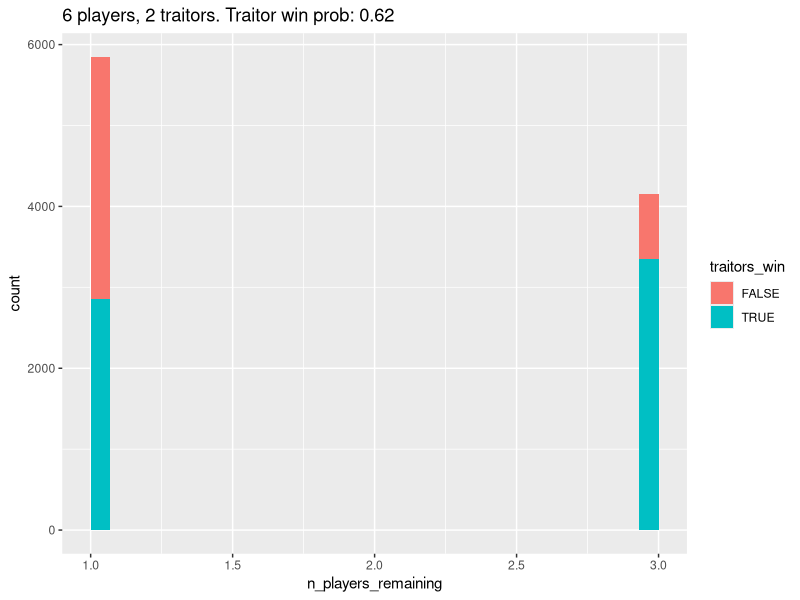
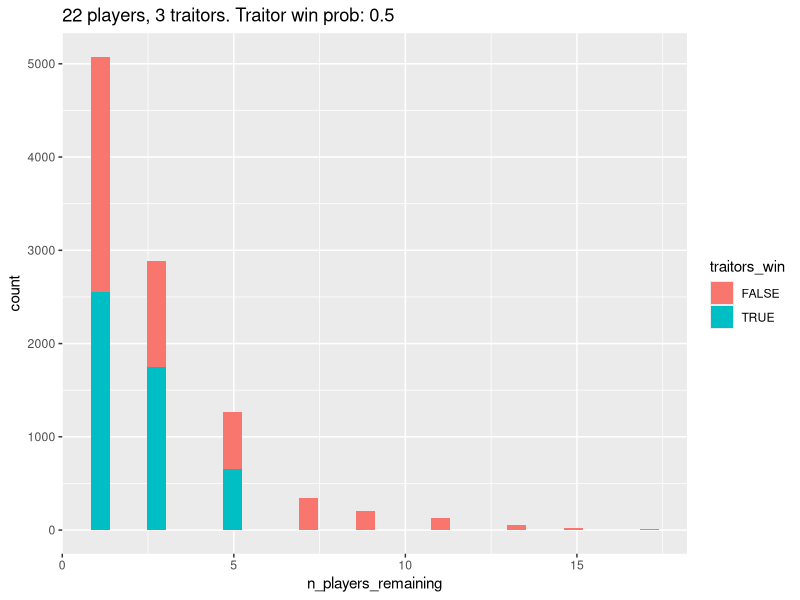
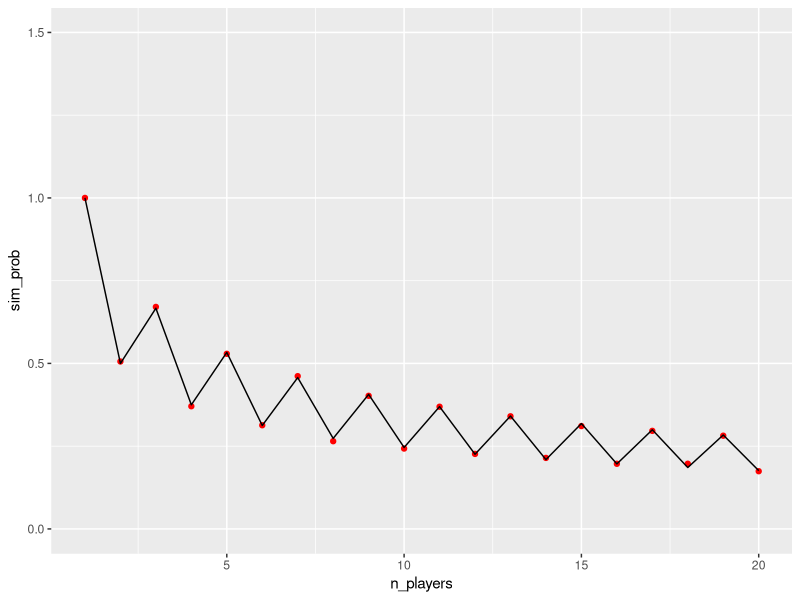
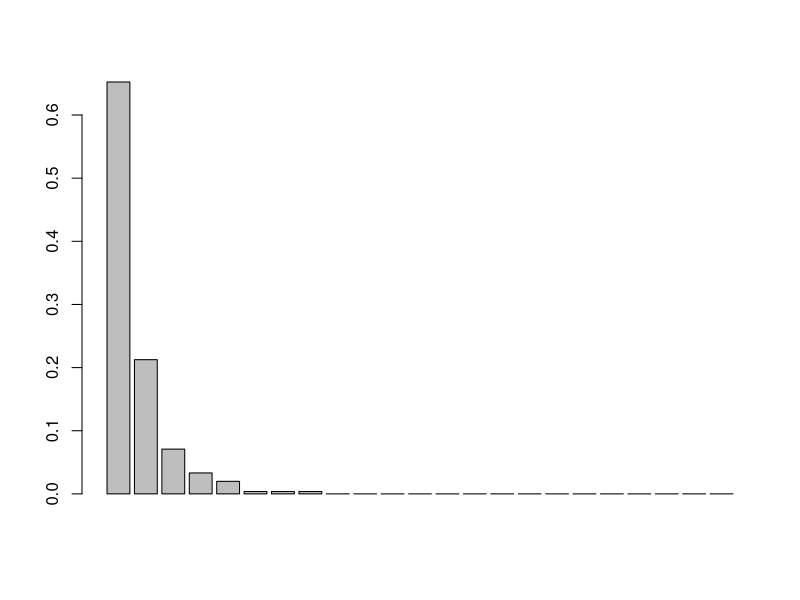
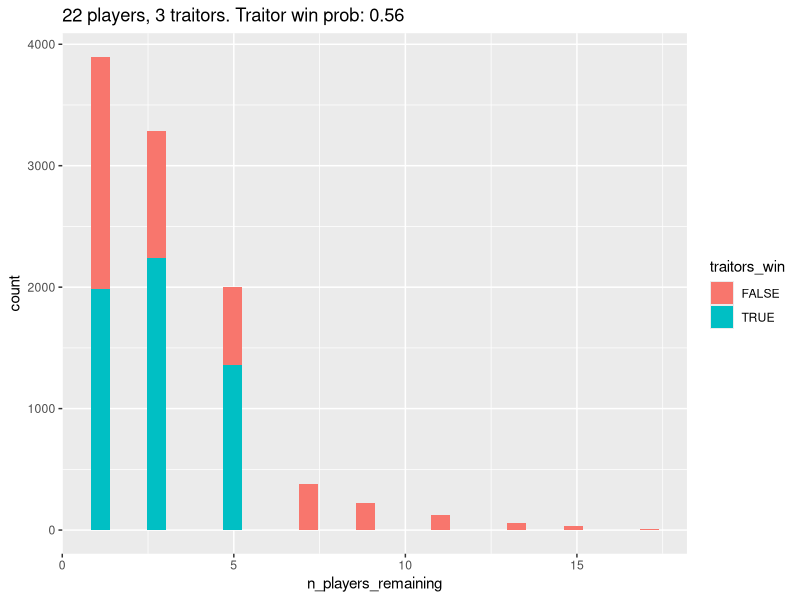
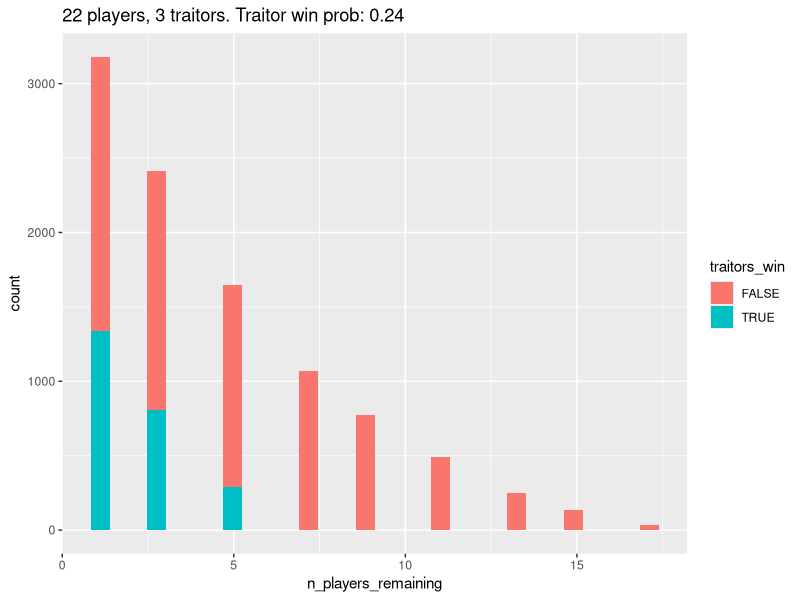
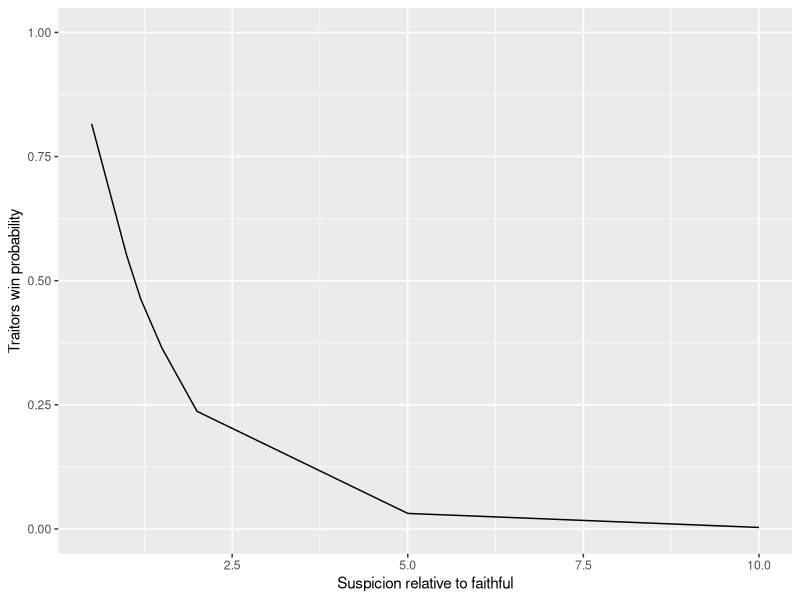
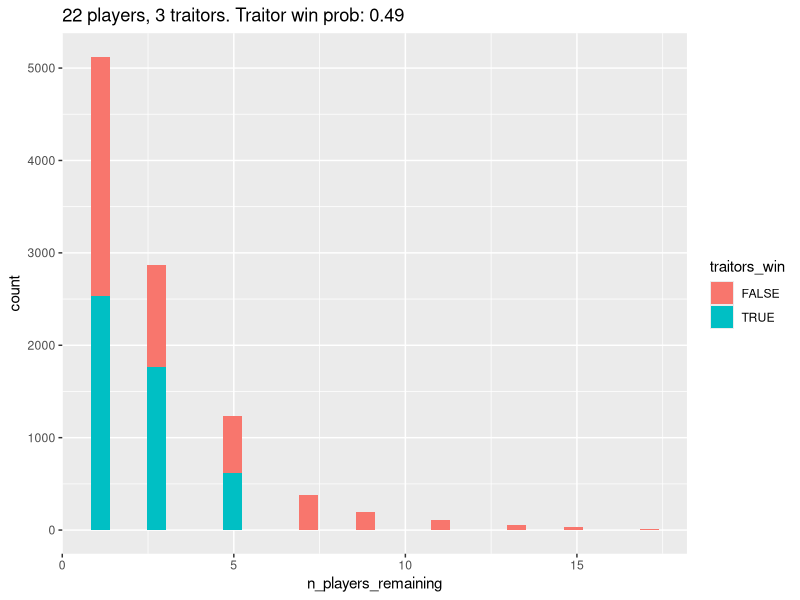

The R source for these figures, in order:
## ---- chunk 1
#| label: deps
#| code-fold: true
#| warning: false

#  Plumbing and other distracting code is behind the folds.
library(knitr)
library(tidyverse)
## ---- chunk 2
#| label: game-setup

set.seed(42)

random_faithful <- function(n_players, n_traitors) {
  # vote for a single random player
  target <- sample(1:n_players, size = 1)
  rep(target, n_players - n_traitors)
}

random_traitors <- function(n_players, n_traitors) {
  # vote a single random faithful
  target <- sample((n_traitors + 1):n_players, size = 1)
  rep(target, n_traitors)
}

game <- function(
    n_players = 6,
    n_traitors = 2,
    traitor_strategy = random_traitors,
    faithful_strategy = random_faithful) {
  while (TRUE) {
    # There's an implicit player index here:
    #  c(traitor, traitor, faithful, faithful, ..., faithful)
    # Traitors are always the leading elements in the index.

    if (n_traitors == 0 || n_players - n_traitors < n_traitors) {
      break
    }

    # DAY
    votes <- rep(0, n_players)

    if (n_players - n_traitors == 1) {
      # special case for 2 players 1 traitor
      # coded here to avoid having to handle it repeatedly
      votes[1:n_traitors] <- n_players
    } else {
      votes[1:n_traitors] <- traitor_strategy(n_players, n_traitors)
    }
    votes[(n_traitors + 1):n_players] <- faithful_strategy(n_players, n_traitors)

    exiled <- which.max(tabulate(votes))

    n_players <- n_players - 1 # EXILE!
    if (exiled <= n_traitors) {
      n_traitors <- n_traitors - 1
    }

    if (n_traitors == 0 || n_players - n_traitors < n_traitors) {
      break
    }

    # NIGHT
    n_players <- n_players - 1 # MURDER!
  }

  list(n_players_remaining = n_players, n_traitors_remaining = n_traitors)
}

game()
## ---- chunk 3
#| label: fig-simulate-games

sim_games <- function(..., .n_games = 10000) {
  1:.n_games |>
    map(\(x) game(...), .progress = TRUE) |>
    bind_rows() |>
    mutate(traitors_win = n_traitors_remaining > 0)
}

plot_game_results <- function(results, n_players, n_traitors) {
  traitor_win_prob <- mean(results$traitors_win)

  ggplot(results) +
    aes(x = n_players_remaining, fill = traitors_win) +
    geom_histogram() +
    labs(title = sprintf(
      "%s players, %s traitors. Traitor win prob: %s",
      n_players,
      n_traitors,
      round(traitor_win_prob, digits = 2)
    ))
}

results <- sim_games(6, 2)
plot_game_results(results, 6, 2)
## ---- chunk 4
#| label: fig-simulate-show-numbers

results <- sim_games(22, 3)
plot_game_results(results, 22, 3)
## ---- chunk 5
#| label: fig-sim-comparison
#| fig-cap: Comparison of simulated (points) to calculated (line) win probabilities.
#| code-fold: true

migdal <- function(n) {
  if (n == 1) {
    1
  } else {
    if (n %% 2 == 0) {
      prod(seq(1, n - 1, 2)) / prod(seq(2, n, 2))
    } else {
      prod(seq(2, n - 1, 2)) / prod(seq(1, n, 2))
    }
  }
}

sim_probs <- 1:20 |>
  map(\(n) mean(sim_games(n, 1)$traitors_win), .progress = TRUE) |>
  as.double()

migdal_probs <- 1:20 |>
  map(migdal) |>
  as.double()

ggplot(tibble(n_players = 1:20, sim_prob = sim_probs)) +
  aes(x = n_players, y = sim_prob) +
  geom_point(colour = "red") +
  geom_line(data = tibble(n_players = 1:20, migdal_prob = migdal_probs), mapping = aes(y = migdal_prob)) +
  scale_y_continuous(limits = c(0, 1.5))
## ---- chunk 6
#| label: pad
#| code-fold: true

pad <- function(v, new_length, value) {
  v2 <- rep(value, new_length)
  v2[1:length(v)] <- v
  v2
}
## ---- chunk 7
#| label: aussie-votes

# Some fixes were required: two players abstained from a vote, and one quit.
# I converted these into pseudo-votes for an imaginary player.
votes <- list(
  c(20, 2, 1),
  c(16, 2, 1, 1, 1),
  c(4, 4, 3, 3, 2, 1, 1, 1),
  c(11, 5, 2),
  c(7, 6, 2, 1),
  c(7, 5, 1, 1),
  c(9, 3, 1),
  c(9, 1, 1),
  c(8, 2),
  c(4, 1, 1, 1, 1),
  c(5, 1, 1),
  c(4, 1),
  c(3, 1),
  c(2, 1)
) |>
  # Zero-pad every round
  lapply(\(v) pad(v, sum(v), 0))
## ---- chunk 8
#| label: tbl-unnecessary-chisq
#| tbl-cap: Completely unnecessary $\chi^2$ goodness-of-fit tests.

votes |>
  head(10) |> # the final rounds have too few votes to test
  lapply(\(v) as.data.frame(chisq.test(v, simulate.p.value = TRUE)[c("statistic", "p.value")])) |>
  bind_rows() |>
  kable(digits = 5)
## ---- chunk 9
#| label: fig-est-multinomial
#| fig-cap: Mean of normalised vote counts across each round.
n_rounds <- length(votes)
n_players <- length(votes[[1]])

mat <- matrix(0, nrow = n_rounds, ncol = n_players)

for (i in 1:n_rounds) {
  v <- votes[[i]]
  mat[i, 1:length(v)] <- v / sum(v)
}

vote_prob <- colSums(mat) / nrow(mat)

barplot(vote_prob)
## ---- chunk 10
#| label: herding-strat

random_herd <- function(n_players, n_traitors) {
  shuffled <- sample(n_players, n_players)
  sample(shuffled, size = n_players - n_traitors, replace = TRUE, prob = vote_prob[1:n_players])
}

results <- sim_games(n_players = 22, n_traitors = 3, traitor_strategy = random_traitors, faithful_strategy = random_herd)
plot_game_results(results, 22, 3)
## ---- chunk 11
intuitive_herd <- function(n_players, n_traitors, suspicion_factor = 2) {
  intuition <- rep(1, n_players)
  intuition[1:n_traitors] <- suspicion_factor
  intuition <- intuition / sum(intuition)
  shuffled <- sample(n_players, n_players, prob = intuition)
  sample(shuffled, size = n_players - n_traitors, replace = TRUE, prob = vote_prob[1:n_players])
}

results <- sim_games(n_players = 22, n_traitors = 3, traitor_strategy = random_traitors, faithful_strategy = intuitive_herd)
plot_game_results(results, 22, 3)
## ---- chunk 12
#| label: fig-suspicion
#| fig-cap: Traitor win probability as a function of suspicion.
suspicion <- c(0.5, 1.0, 1.2, 1.5, 2.0, 5.0, 10.0)
s_df <- suspicion |>
  map(
    \(s)
    sim_games(
      n_players = 22,
      n_traitors = 3,
      traitor_strategy = random_traitors,
      faithful_strategy = function(...) intuitive_herd(..., suspicion_factor = s)
    ) |>
      mutate(suspicion = s),
    .progress = TRUE
  ) |>
  bind_rows() |>
  group_by(suspicion) |>
  summarise(traitor_win_prob = mean(traitors_win))

ggplot(s_df) +
  aes(x=suspicion, y=traitor_win_prob) +
  geom_line() +
  scale_y_continuous(limits=c(0, 1)) +
  labs(
    x="Suspicion relative to faithful",
    y="Traitors win probability"
  )
## ---- chunk 13
concerted_vote <- function(n_players, n_traitors) {
  # all vote for the same faithful
  rep(n_traitors + 1, n_traitors)
}
## ---- chunk 14
#| label: subtle-concerted-vote

subtle_concerted_vote <- function(n_players, n_traitors, vote_prob = 0.67) {
  n_faithful <- n_players - n_traitors
  weights <- rep((1 - vote_prob) / (n_faithful - 1), n_faithful)
  weights[1] <- vote_prob
  sample((n_traitors + 1):n_players, size = n_traitors, replace = TRUE, prob = weights)
}
## ---- chunk 15
#| label: fig-subtle-concerted-vote

results <- sim_games(n_players = 22, n_traitors = 3, traitor_strategy = subtle_concerted_vote)
plot_game_results(results, 22, 3)
